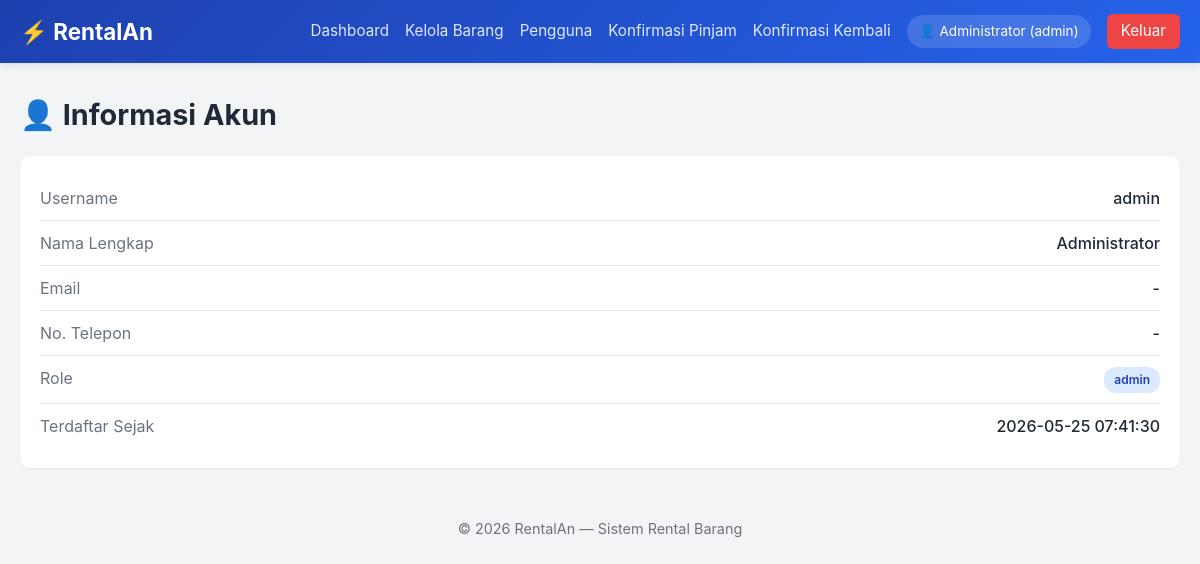
Page /user/account.php (signed in) on the committed database.
### tables this page shows
CREATE TABLE IF NOT EXISTS users (
    id INT AUTO_INCREMENT PRIMARY KEY,
    username VARCHAR(50) UNIQUE NOT NULL,
    password VARCHAR(255) NOT NULL,
    full_name VARCHAR(100) NOT NULL,
    email VARCHAR(100),
    phone VARCHAR(20),
    role ENUM('user','admin') DEFAULT 'user',
    created_at TIMESTAMP DEFAULT CURRENT_TIMESTAMP
);

### classes/User.php (called while the page is built, shortened)
<?php
class User {
    private $conn;
    private $table = 'users';
    public function __construct($db) {
        $this->conn = $db;
    }
    public function getById($id) {
        $stmt = $this->conn->prepare("SELECT * FROM {$this->table} WHERE id=?");
        $stmt->execute([$id]);
        return $stmt->fetch();
    }
}

### includes/config.php (called while the page is built, shortened)
<?php
require_once __DIR__ . '/../classes/User.php';
function e($str) { return htmlspecialchars($str ?? '', ENT_QUOTES, 'UTF-8'); }

### user/account.php (the view, shortened to what this page needs)
<?php
require_once __DIR__ . '/../includes/config.php';
$user = (new User($db))->getById($_SESSION['user_id']);
include __DIR__ . '/../includes/header.php';
?>
<h1>👤 Informasi Akun</h1>
<div class="card">
  <div class="info-row"><span class="info-label">Username</span><span class="info-value"><?= e($user['username']) ?></span></div>
  <div class="info-row"><span class="info-label">Nama Lengkap</span><span class="info-value"><?= e($user['full_name']) ?></span></div>
  <div class="info-row"><span class="info-label">Email</span><span class="info-value"><?= e($user['email'] ?: '-') ?></span></div>
  <div class="info-row"><span class="info-label">No. Telepon</span><span class="info-value"><?= e($user['phone'] ?: '-') ?></span></div>
  <div class="info-row"><span class="info-label">Role</span><span class="info-value"><span class="badge badge-info"><?= e($user['role']) ?></span></span></div>
  <div class="info-row"><span class="info-label">Terdaftar Sejak</span><span class="info-value"><?= e($user['created_at']) ?></span></div>
</div>
<?php include __DIR__ . '/../includes/footer.php'; ?>

### assets/css/style.css (style rules this page uses)
* { box-sizing: border-box; margin: 0; padding: 0; }
:root { --primary: #2563eb; --primary-dark: #1d4ed8; --bg: #f3f4f6; --card: #ffffff; --text: #1f2937; --muted: #6b7280; --border: #e5e7eb; --success: #10b981; --warning: #f59e0b; --danger: #ef4444; --radius: 10px; }
body { font-family: -apple-system, BlinkMacSystemFont, 'Segoe UI', Roboto, sans-serif; background: var(--bg); color: var(--text); line-height: 1.5; }
h1 { font-size: 1.8rem; margin-bottom: 20px; }
.card { background: var(--card); border-radius: var(--radius); padding: 20px; box-shadow: 0 1px 3px rgba(0,0,0,.06); margin-bottom: 20px; }
.badge { display: inline-block; padding: 4px 10px; border-radius: 12px; font-size: .75rem; font-weight: 600; }
.badge-info { background: #dbeafe; color: #1e40af; }
.info-row { display: flex; justify-content: space-between; padding: 10px 0; border-bottom: 1px solid var(--border); }
.info-row:last-child { border: none; }
.info-label { color: var(--muted); }
.info-value { font-weight: 500; }

### rows in the picture
users: username "admin", full_name "Administrator", email "-", phone "-", role "admin", created_at "2026-05-25 07:41:30"

### other values in the picture
$_SESSION['full_name'] "Administrator"
$role "admin"
